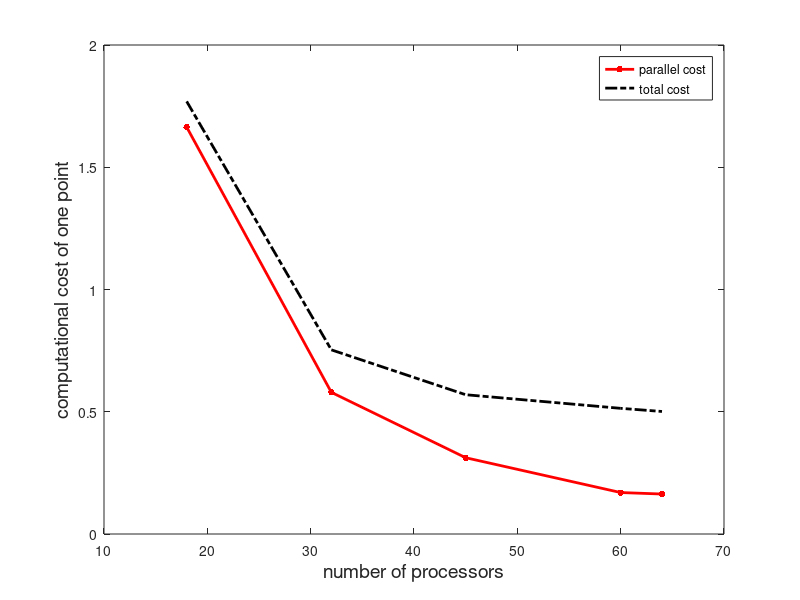
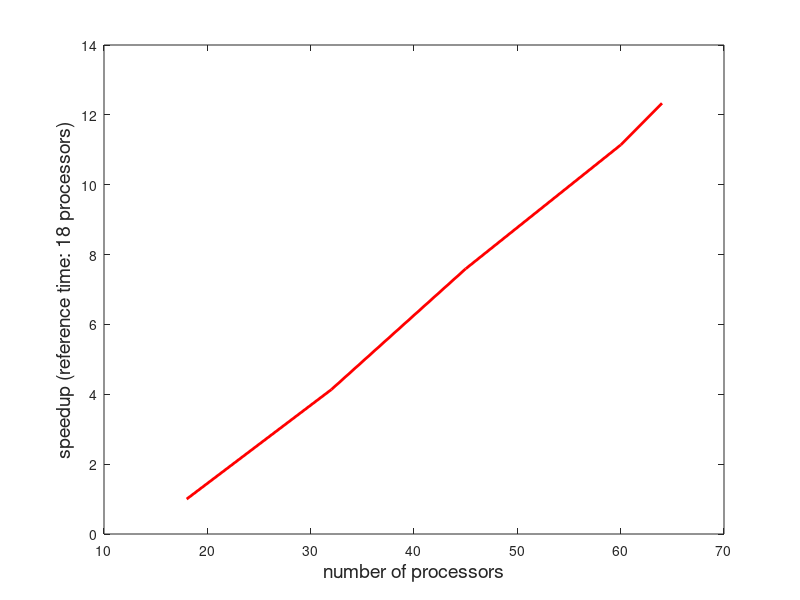
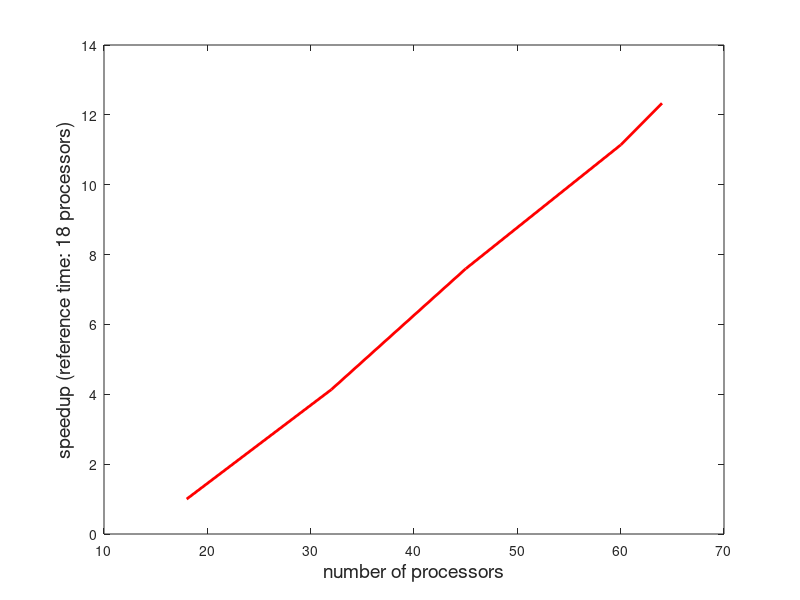
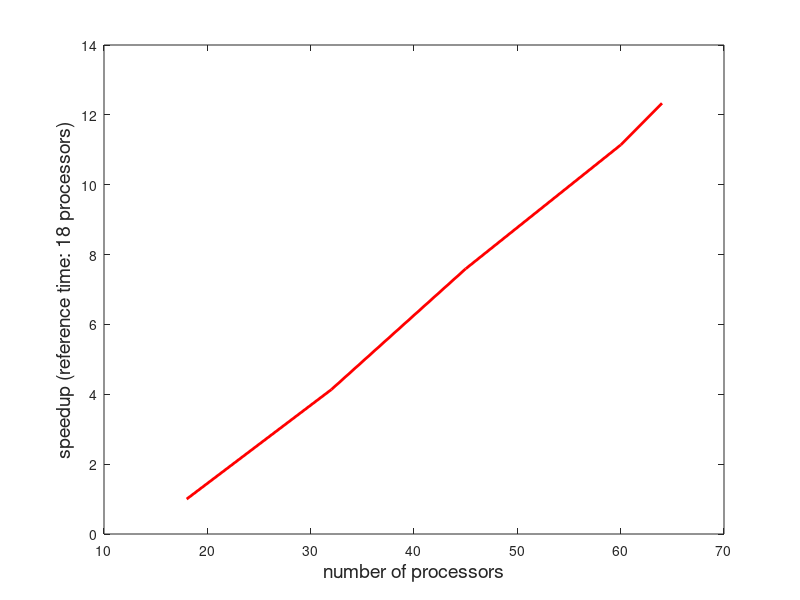

These charts were generated, in order, by the following MATLAB code:
nbproc = [ 18; 32; 45; 60; 64 ];

nbpoints = [22000;12500;9000;6800;6300];

par_time = [36616;7243;2808;1153;1030];

tot_time = [38927;9415;5127;3495;3157];

speedup = par_time(1) ./ par_time;
speedupt = tot_time(1) ./ tot_time;

eff = (speedup .* nbproc)/18;
cout = par_time ./ nbpoints;
coutt = tot_time ./nbpoints;

ccout  = par_time ./ (881*441);

figure(1)
plot(nbproc, cout, 'r.-','LineWidth', 2, 'MarkerSize',15);
hold on;
plot(nbproc, coutt, 'k-.','LineWidth', 2, 'MarkerSize',15);
legend('parallel cost', 'total cost');
xlabel('number of processors', 'FontSize', 14);
ylabel('computational cost of one point', 'FontSize', 14);
saveas(1, 'cost.eps', 'psc2');

figure(2)
plot(nbproc, speedupt, 'r-','LineWidth', 2, 'MarkerSize',15);
xlabel('number of processors', 'FontSize', 14);
ylabel('speedup (reference time: 18 processors)', 'FontSize', 14);
saveas(2, 'speedup.eps', 'psc2');

figure(3)
plot(nbproc, eff, 'k.-','LineWidth', 2, 'MarkerSize',15);
xlabel('number of processors', 'FontSize', 14);
ylabel('efficiency (reference time: 18 processors)', 'FontSize', 14);
saveas(2, 'efficiency.eps', 'eps');

figure(4)
plot(nbproc, ccout, 'k.-','LineWidth', 2, 'MarkerSize',15);
xlabel('number of processors', 'FontSize', 14);
ylabel('cout', 'FontSize', 14);
saveas(2, 'cooo.eps', 'eps');

